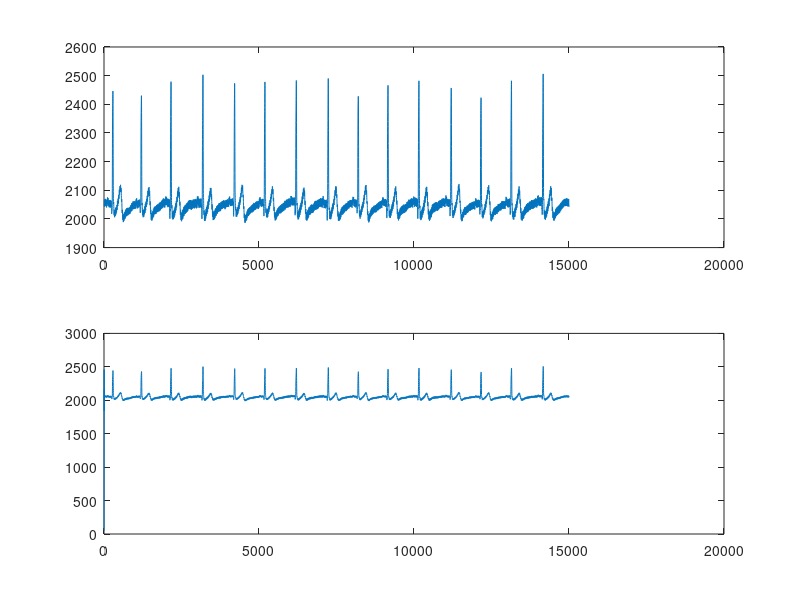

Write the MATLAB code that produced this figure.
clear
close all
clc

s = load('ecg.txt');
fs = 250;
fc = 60;
n = 6;
Wn = fc/(fs/2);
[b,a]=butter(n,Wn,'low');
freqz(b,a)
sf2=filter(b,a,s);
subplot(211)
plot(s)
subplot(212)
plot(sf2)